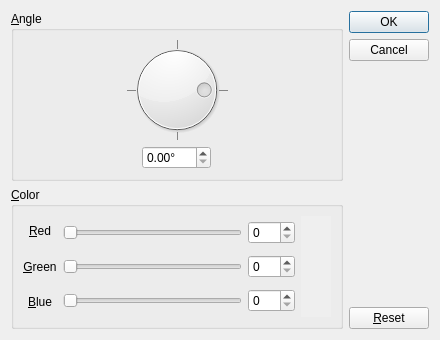
<?xml version="1.0" encoding="UTF-8"?>
<ui version="4.0">
 <class>ray_options</class>
 <widget class="QDialog" name="ray_options">
  <property name="geometry">
   <rect>
    <x>0</x>
    <y>0</y>
    <width>440</width>
    <height>340</height>
   </rect>
  </property>
  <property name="minimumSize">
   <size>
    <width>440</width>
    <height>340</height>
   </size>
  </property>
  <property name="windowTitle">
   <string>Ray's options</string>
  </property>
  <layout class="QHBoxLayout" name="horizontalLayout">
   <item>
    <layout class="QVBoxLayout" name="verticalLayout">
     <property name="sizeConstraint">
      <enum>QLayout::SetMaximumSize</enum>
     </property>
     <item>
      <widget class="QGroupBox" name="angle_groupbox">
       <property name="title">
        <string>&amp;Angle</string>
       </property>
       <layout class="QVBoxLayout" name="verticalLayout_2">
        <item>
         <widget class="QDial" name="angle_dial">
          <property name="layoutDirection">
           <enum>Qt::LeftToRight</enum>
          </property>
          <property name="autoFillBackground">
           <bool>false</bool>
          </property>
          <property name="maximum">
           <number>359</number>
          </property>
          <property name="singleStep">
           <number>1</number>
          </property>
          <property name="pageStep">
           <number>10</number>
          </property>
          <property name="sliderPosition">
           <number>90</number>
          </property>
          <property name="orientation">
           <enum>Qt::Horizontal</enum>
          </property>
          <property name="invertedAppearance">
           <bool>true</bool>
          </property>
          <property name="invertedControls">
           <bool>false</bool>
          </property>
          <property name="wrapping">
           <bool>true</bool>
          </property>
          <property name="notchTarget">
           <double>90.000000000000000</double>
          </property>
          <property name="notchesVisible">
           <bool>true</bool>
          </property>
         </widget>
        </item>
        <item>
         <layout class="QHBoxLayout" name="horizontalLayout_2">
          <item>
           <widget class="QDoubleSpinBox" name="angle_spinbox">
            <property name="sizePolicy">
             <sizepolicy hsizetype="Fixed" vsizetype="Fixed">
              <horstretch>0</horstretch>
              <verstretch>0</verstretch>
             </sizepolicy>
            </property>
            <property name="alignment">
             <set>Qt::AlignLeading|Qt::AlignLeft|Qt::AlignVCenter</set>
            </property>
            <property name="suffix">
             <string notr="true">°</string>
            </property>
            <property name="maximum">
             <double>359.990000000000009</double>
            </property>
           </widget>
          </item>
         </layout>
        </item>
       </layout>
      </widget>
     </item>
     <item>
      <widget class="QGroupBox" name="color_group_box">
       <property name="title">
        <string>&amp;Color</string>
       </property>
       <layout class="QHBoxLayout" name="horizontalLayout_3">
        <item>
         <layout class="QVBoxLayout" name="verticalLayout_5">
          <item>
           <widget class="QLabel" name="red_label">
            <property name="text">
             <string>&amp;Red</string>
            </property>
            <property name="alignment">
             <set>Qt::AlignCenter</set>
            </property>
            <property name="buddy">
             <cstring>red_slider</cstring>
            </property>
           </widget>
          </item>
          <item>
           <widget class="QLabel" name="green_label">
            <property name="text">
             <string>&amp;Green</string>
            </property>
            <property name="alignment">
             <set>Qt::AlignCenter</set>
            </property>
            <property name="buddy">
             <cstring>green_slider</cstring>
            </property>
           </widget>
          </item>
          <item>
           <widget class="QLabel" name="blue_label">
            <property name="text">
             <string>&amp;Blue</string>
            </property>
            <property name="alignment">
             <set>Qt::AlignCenter</set>
            </property>
            <property name="buddy">
             <cstring>blue_slider</cstring>
            </property>
           </widget>
          </item>
         </layout>
        </item>
        <item>
         <layout class="QVBoxLayout" name="verticalLayout_3">
          <item>
           <layout class="QHBoxLayout" name="horizontalLayout_4">
            <item>
             <widget class="QSlider" name="red_slider">
              <property name="maximum">
               <number>255</number>
              </property>
              <property name="orientation">
               <enum>Qt::Horizontal</enum>
              </property>
             </widget>
            </item>
            <item>
             <widget class="QSpinBox" name="red_spinBox">
              <property name="maximum">
               <number>255</number>
              </property>
             </widget>
            </item>
           </layout>
          </item>
          <item>
           <layout class="QHBoxLayout" name="horizontalLayout_5">
            <item>
             <widget class="QSlider" name="green_slider">
              <property name="maximum">
               <number>255</number>
              </property>
              <property name="orientation">
               <enum>Qt::Horizontal</enum>
              </property>
             </widget>
            </item>
            <item>
             <widget class="QSpinBox" name="green_spinBox">
              <property name="maximum">
               <number>255</number>
              </property>
             </widget>
            </item>
           </layout>
          </item>
          <item>
           <layout class="QHBoxLayout" name="horizontalLayout_6">
            <item>
             <widget class="QSlider" name="blue_slider">
              <property name="maximum">
               <number>255</number>
              </property>
              <property name="orientation">
               <enum>Qt::Horizontal</enum>
              </property>
             </widget>
            </item>
            <item>
             <widget class="QSpinBox" name="blue_spinBox">
              <property name="maximum">
               <number>255</number>
              </property>
             </widget>
            </item>
           </layout>
          </item>
         </layout>
        </item>
        <item>
         <widget class="QLabel" name="color_preview">
          <property name="sizePolicy">
           <sizepolicy hsizetype="Preferred" vsizetype="Preferred">
            <horstretch>0</horstretch>
            <verstretch>0</verstretch>
           </sizepolicy>
          </property>
          <property name="minimumSize">
           <size>
            <width>30</width>
            <height>30</height>
           </size>
          </property>
          <property name="sizeIncrement">
           <size>
            <width>0</width>
            <height>0</height>
           </size>
          </property>
          <property name="autoFillBackground">
           <bool>true</bool>
          </property>
          <property name="midLineWidth">
           <number>0</number>
          </property>
          <property name="text">
           <string/>
          </property>
         </widget>
        </item>
       </layout>
      </widget>
     </item>
    </layout>
   </item>
   <item>
    <layout class="QVBoxLayout" name="verticalLayout_4">
     <item>
      <widget class="QDialogButtonBox" name="buttonBox">
       <property name="orientation">
        <enum>Qt::Vertical</enum>
       </property>
       <property name="standardButtons">
        <set>QDialogButtonBox::Cancel|QDialogButtonBox::Ok</set>
       </property>
      </widget>
     </item>
     <item>
      <widget class="QPushButton" name="reset_btn">
       <property name="text">
        <string>&amp;Reset</string>
       </property>
      </widget>
     </item>
    </layout>
   </item>
  </layout>
 </widget>
 <resources/>
 <connections>
  <connection>
   <sender>blue_slider</sender>
   <signal>valueChanged(int)</signal>
   <receiver>blue_spinBox</receiver>
   <slot>setValue(int)</slot>
   <hints>
    <hint type="sourcelabel">
     <x>180</x>
     <y>303</y>
    </hint>
    <hint type="destinationlabel">
     <x>262</x>
     <y>304</y>
    </hint>
   </hints>
  </connection>
  <connection>
   <sender>green_slider</sender>
   <signal>valueChanged(int)</signal>
   <receiver>green_spinBox</receiver>
   <slot>setValue(int)</slot>
   <hints>
    <hint type="sourcelabel">
     <x>189</x>
     <y>266</y>
    </hint>
    <hint type="destinationlabel">
     <x>263</x>
     <y>262</y>
    </hint>
   </hints>
  </connection>
  <connection>
   <sender>green_spinBox</sender>
   <signal>valueChanged(int)</signal>
   <receiver>green_slider</receiver>
   <slot>setValue(int)</slot>
   <hints>
    <hint type="sourcelabel">
     <x>291</x>
     <y>281</y>
    </hint>
    <hint type="destinationlabel">
     <x>232</x>
     <y>275</y>
    </hint>
   </hints>
  </connection>
  <connection>
   <sender>red_slider</sender>
   <signal>valueChanged(int)</signal>
   <receiver>red_spinBox</receiver>
   <slot>setValue(int)</slot>
   <hints>
    <hint type="sourcelabel">
     <x>166</x>
     <y>229</y>
    </hint>
    <hint type="destinationlabel">
     <x>248</x>
     <y>225</y>
    </hint>
   </hints>
  </connection>
  <connection>
   <sender>red_spinBox</sender>
   <signal>valueChanged(int)</signal>
   <receiver>red_slider</receiver>
   <slot>setValue(int)</slot>
   <hints>
    <hint type="sourcelabel">
     <x>256</x>
     <y>231</y>
    </hint>
    <hint type="destinationlabel">
     <x>208</x>
     <y>241</y>
    </hint>
   </hints>
  </connection>
  <connection>
   <sender>buttonBox</sender>
   <signal>accepted()</signal>
   <receiver>ray_options</receiver>
   <slot>accept()</slot>
   <hints>
    <hint type="sourcelabel">
     <x>393</x>
     <y>20</y>
    </hint>
    <hint type="destinationlabel">
     <x>345</x>
     <y>17</y>
    </hint>
   </hints>
  </connection>
 </connections>
</ui>
